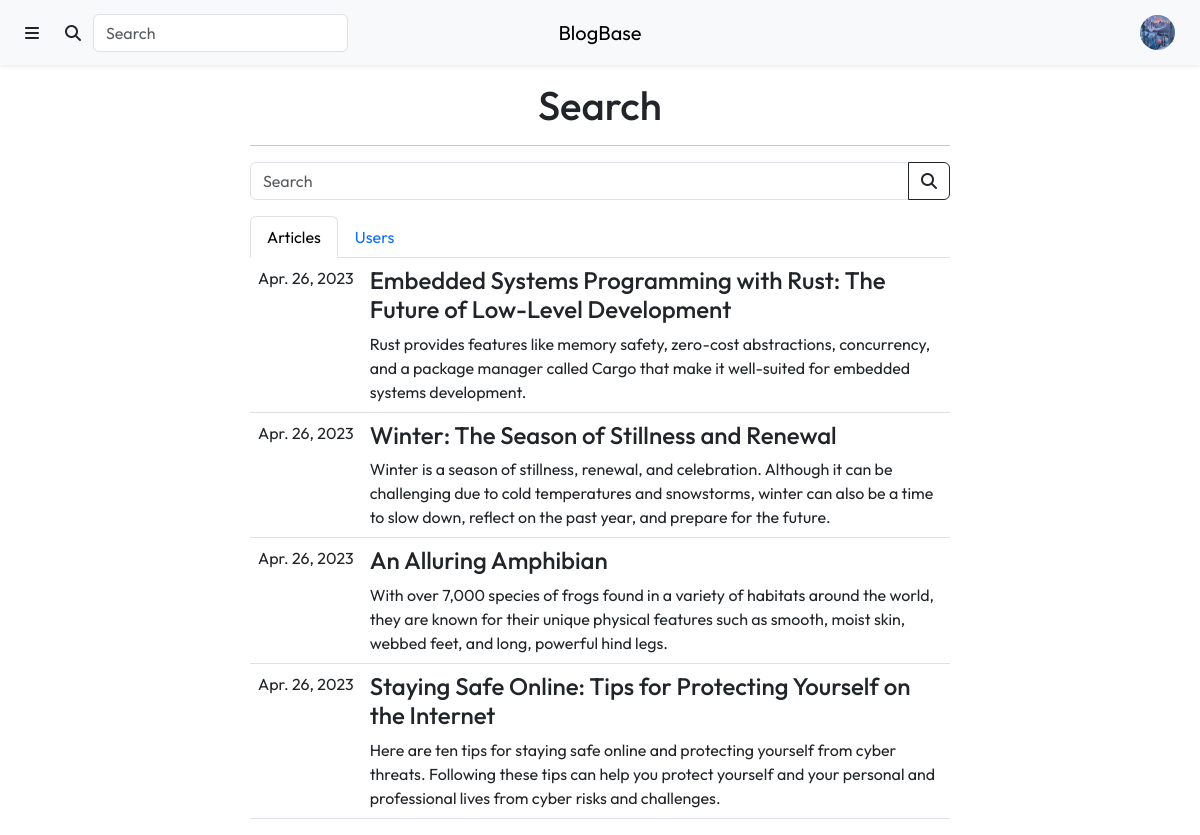
Page /content/search.php (signed in) on the committed database.
### tables this page shows
CREATE TABLE `Users` (
  `user_id` int(11) NOT NULL,
  `profile_picture` varchar(255) NOT NULL DEFAULT 'anonymous.jpg',
  `username` varchar(50) NOT NULL,
  `first_name` varchar(50) NOT NULL,
  `last_name` varchar(50) NOT NULL,
  `email` varchar(50) NOT NULL,
  `password` varchar(255) NOT NULL,
  `biography` varchar(255) DEFAULT NULL,
  `approved` tinyint(1) NOT NULL DEFAULT 0,
  `reader` tinyint(1) NOT NULL DEFAULT 1,
  `writer` tinyint(1) NOT NULL DEFAULT 0,
  `designer` tinyint(1) NOT NULL DEFAULT 0,
  `advertiser` tinyint(1) NOT NULL DEFAULT 0,
  `admin` tinyint(1) NOT NULL DEFAULT 0
);

CREATE TABLE `Articles` (
  `article_id` int(11) NOT NULL,
  `author_id` int(11) NOT NULL,
  `title` varchar(225) NOT NULL,
  `description` tinytext DEFAULT NULL,
  `lead_image` varchar(255) DEFAULT NULL,
  `content` longblob DEFAULT NULL,
  `submitted` tinyint(1) NOT NULL DEFAULT 0,
  `submit_date` date NOT NULL DEFAULT current_timestamp(),
  `approved` tinyint(1) NOT NULL DEFAULT 0,
  `click_number` int(11) NOT NULL DEFAULT 0
);

### include/user_info.inc.php (called while the page is built, shortened)
<?php
if (isset($_SESSION['username'])) {
    $user_query = "SELECT *
                   FROM Users
                   WHERE username = '" . $_SESSION['username'] . "';";
    $user_result = mysqli_query($con, $user_query);
    $user_info = $user_result->fetch_assoc();
}
?>

### content/search.php (the view, shortened to what this page needs)
<?php
require_once "../include/connect.inc.php";
include "../include/user_info.inc.php";
if ($_GET['query'] == "") {
    $article_query = "SELECT title, article_id, description, UNIX_TIMESTAMP(submit_date) as submit_date
                      FROM Articles
                      WHERE approved = 1
                      ORDER BY submit_date DESC";
    $article_result = mysqli_query($con, $article_query);
    $article_matches = $article_result->fetch_all(MYSQLI_BOTH);
}
?>
<!DOCTYPE html>
<html lang="en">
    <head>
         <link rel="stylesheet" href="https://cdn.jsdelivr.net/npm/bootstrap@5.3.0-alpha1/dist/css/bootstrap.min.css">
         <link rel="stylesheet" href="https://cdnjs.cloudflare.com/ajax/libs/font-awesome/6.2.1/css/all.min.css">
         <link rel="stylesheet" href="./css/styles.css">
    </head>
    <body>
        <div class="header">
            <?php include "./views/header.php" ?>
        <div class="mt-3 text-center">
            <h1>Search</h1>
        </div>
        <div class="col-10 col-lg-7 mx-auto mt-3">
            <hr>
            <form method="get" action="./search.php" class="input-group rounded">
                <input class="form-control" name="query" type="search" placeholder="Search" value="<?php echo $search_term ?>" aria-label="Search">
                <button class="btn btn-outline-dark input-group-text" type="submit">
                    <i class="fa-solid fa-search"></i>
                </button>
            </form>
            <ul class="nav nav-tabs mt-3" id="search-tab" role="tablist">
                <li class="nav-item" role="presentation">
                    <button class="nav-link active" id="articles-tab" data-bs-toggle="tab" data-bs-target="#articles-tab-pane" type="button" role="tab" aria-controls="articles-tab-pane" aria-selected="true">Articles</button>
                </li>
                <li class="nav-item" role="presentation">
                    <button class="nav-link" id="users-tab" data-bs-toggle="tab" data-bs-target="#users-tab-pane" type="button" role="tab" aria-controls="users-tab-pane" aria-selected="false">Users</button>
                </li>
            </ul>
            <div class="tab-content" id="search-tab-content">
                <div class="tab-pane fade show active" id="articles-tab-pane" role="tabpanel" aria-labelledby="articles-tab" tabindex="0">
                    <table class="table text-start">
                        <tbody>
                            <?php if (count($article_matches) == 0) { ?>
                                <tr>
                                    <h4 class="m-2">No results...</h4>
                                </tr>
                            <?php } else {?>
                                <?php foreach ($article_matches as $current_row) { ?>
                                    <tr>
                                        <td class="text-nowrap">
                                            <?php echo date("M. d, Y", $current_row['submit_date']) ?>
                                        </td>
                                        <td>
                                            <h4>
                                                <a class="text-reset text-decoration-none" href="./article.php?id=<?php echo $current_row['article_id'] ?>">
                                                    <?php echo $current_row['title'] ?>
                                                </a>
                                            </h4>
                                            <?php echo $current_row['description'] ?>
                                        </td>
                                    </tr>
                                <?php } ?>
                            <?php } ?>
                        </tbody>
                    </table>
                </div>
            </div>
        </div>
    </body>
</html>

### content/views/header.php (shortened to what this page needs)
<?php include_once "../include/user_info.inc.php"; ?>
<nav class="navbar navbar-expand bg-light shadow-sm">
     <div class="container-fluid">
        <div class="me-auto order-0 order-md-0 col-4">
            <ul class="navbar-nav me-auto">
                <li class="nav-item">
                    <a class="btn" data-bs-toggle="offcanvas" href="#offcanvas-sidebar" role="button" aria-controls="offcanvas-sidebar">
                        <span class="fa-solid fa-bars"></span>
                    </a>
                </li>
                <li class="nav-item d-md-block d-none">
                    <form method="get" action="./search.php" class="input-group rounded">
                        <button class="btn input-group-text rounded" type="submit">
                            <i class="fa-solid fa-search"></i>
                        </button>
                        <input class="form-control rounded" name="query" type="search" placeholder="Search" aria-label="Search">
                    </form>
                </li>
            </ul>
        </div>
        <a class="navbar-brand col-4 mx-auto text-center order-1 order-md-1" href="./index.php">BlogBase</a>
        <div class="navbar ms-auto order-2 col-4 py-0">
            <ul class="navbar-nav ms-auto">
                <?php if (isset($user_info['username'])) { ?>
                    <li class="nav-item">
                        <div class="dropdown">
                            <button class="btn" type="button" data-bs-toggle="dropdown" aria-expanded="false">
                                <img src="./uploads/profile_pictures/<?php echo $user_info['profile_picture']; ?>" class="rounded-circle" style="width:35px; height:35px;">
                            </button>
                        </li>
                    </div>
            <?php } ?>
        </div>
    </div>

### content/css/styles.css (style rules this page uses)
* { font-family: 'Outfit', sans-serif; }

### rows in the picture
users: profile_picture (picture)
articles: submit_date "Apr. 26, 2023", title "Embedded Systems Programming with Rust: The Future of Low-Level Development", description "Rust provides features like memory safety, zero-cost abstractions, concurrency, and a package manager called Cargo that make it well-suited for embedded systems development."
articles: submit_date "Apr. 26, 2023", title "Winter: The Season of Stillness and Renewal", description "Winter is a season of stillness, renewal, and celebration. Although it can be challenging due to cold temperatures and snowstorms, winter can also be a time to slow down, reflect on the past year, and prepare for the future."
articles: submit_date "Apr. 26, 2023", title "An Alluring Amphibian", description "With over 7,000 species of frogs found in a variety of habitats around the world, they are known for their unique physical features such as smooth, moist skin, webbed feet, and long, powerful hind legs."
articles: submit_date "Apr. 26, 2023", title "Staying Safe Online: Tips for Protecting Yourself on the Internet", description "Here are ten tips for staying safe online and protecting yourself from cyber threats. Following these tips can help you protect yourself and your personal and professional lives from cyber risks and challenges."
